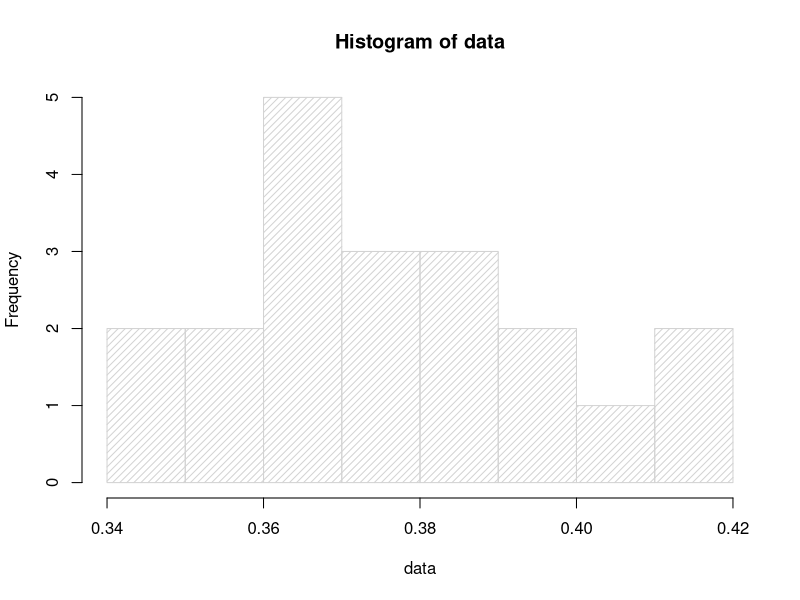
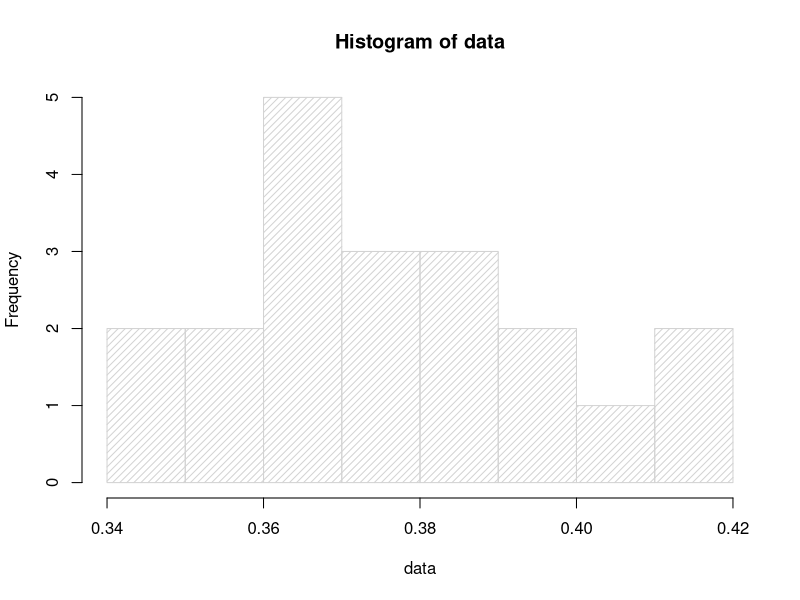

Write the R code that produced these figures, in order.
## ---- chunk 1
## DATA GENERATION
shape1 = 2**runif(1,-1,1)
shape2 = 2**runif(1,-1,1)
n = sample(3:6,1)*5
mag = sample(-1:3,1)
scale = 10^mag
offset = runif(1,0,10)*scale
data = round(rbeta(n,shape1,shape2)*scale + offset,-mag+2)
h = hist(data,density=20)


## The frequency table
ft = ''
for(i in 1:length(h$counts))
{
    ft = paste(c(ft, paste(c('| $', h$breaks[i], '< X \\le ', h$breaks[i+1], '$| ', h$counts[i], ' |'),collapse=''), '\n'),collapse='')
}
## ---- chunk 2
hist(data,density=20)
